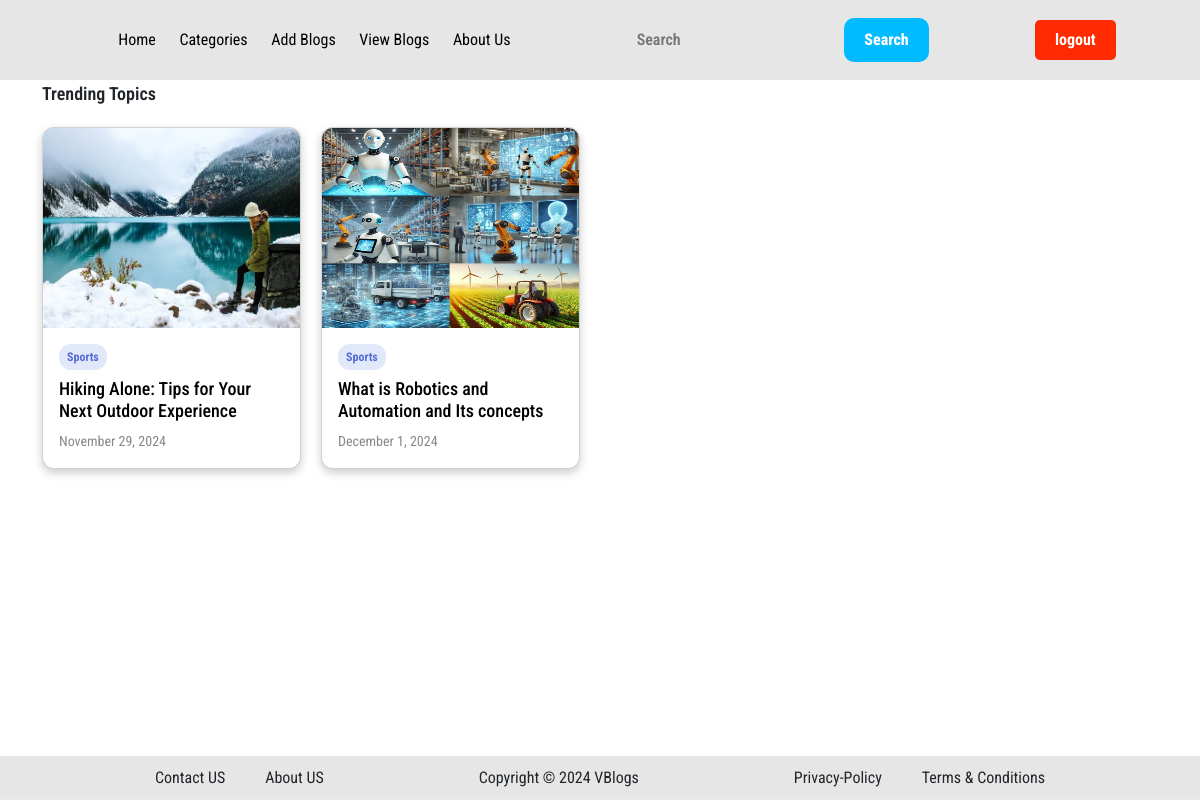
The app's page / (signed in) with its own data.
### posts/models.py (models this page shows, shortened)
class Blog(models.Model):
    blog_cat = models.ForeignKey(
        Category, on_delete=models.SET_NULL, null=True, blank=True
    )
    blog_title = models.CharField(max_length=100)
    blog_content = models.TextField()
    blog_image = models.ImageField(upload_to="Posts", null=True, blank=True)
    submitted_at = models.DateTimeField(auto_now_add=True, null=True, blank=True)

class Category(models.Model):
    cat_name = models.CharField(max_length=100)

### posts/views.py (the view)
# urls.py: 2. Add a URL to urlpatterns:  path('', views.home, name='home')
def home(request):
    posts = Blog.objects.filter(userblogs__is_published=True)
    page_name = "Home Page"
    categories = Category.objects.all()
    if request.GET.get("search"):
        posts = posts.filter(blog_title__icontains=request.GET.get("search"))
    return render(
        request,
        "posts/home.html",
        {"posts": posts, "categories": categories, "page_name": page_name},
    )

### posts/context_processors.py (called while the page is built)
def category_list(request):
    categories = Category.objects.all()
    return {'categories': categories}

### posts/templates/posts/home.html (shortened to what this page needs)
{% extends 'base.html' %}
{% load static %}
{% block css %}
  <link rel="stylesheet" href="{% static 'posts/home.css' %}" />
{% endblock %}
{% block body %}
  <div class="content-container container">
    <div class="trends-box">
      <span>Trending Topics</span>
    </div>
    <div class="card-container d-flex">
      {% if posts %}
        {% for post in posts %}
          <div class="card">
            <div class="card-image">
              <img onclick="location.href='{% url 'post' post.id %}'" src="{{ post.blog_image.url }}" alt="{{ post.blog_title }}" />
            </div>
            <div class="card-content">
              <span class="card-tag">{{ post.blog_cat.cat_name }}</span>
              <h3 class="card-title"><a href="{% url 'post' post.id %}">{{ post.blog_title }} </a></h3>
              <p class="card-date">{{ post.submitted_at|date:'F j, Y' }}</p>
            </div>
          </div>
        {% endfor %}
      {% else %}
        <p>No published posts available.</p>
      {% endif %}
    </div>
  </div>
{% endblock %}

### static/global.css (style rules this page uses)
* { margin: 0; padding: 0; box-sizing: border-box; font-family: "Roboto Condensed", sans-serif; }
body { padding-top: 80px; min-height: 100vh; }

### posts/static/posts/home.css (style rules this page uses)
.card-container { flex-direction: row; flex-wrap: wrap; height: auto; gap: 20px; margin: 20px 0 40px 0px; }
.card { background-color: white; border-radius: 12px; box-shadow: 0 4px 10px rgba(0, 0, 0, 0.2); overflow: hidden; width: calc(25% - 20px); display: flex; flex-direction: column; transition: 0.3s; min-height: 180px; }
.card-image { width: calc(100%); height: 200px; display: flex; justify-content: center; align-items: center; }
.card-image img { width: 100%; height: 100%; object-fit: fill; cursor: pointer; }
.card-content { padding: 16px; padding-bottom: 0; }
.card-tag { display: inline-block; background-color: #e0e8f9; color: #556cd6; font-size: 12px; padding: 4px 8px; border-radius: 12px; font-weight: bold; }
.card-title { font-size: 18px; color: #333; margin-top: 8px; margin-bottom: 8px; min-height: 40px; max-height: 48px; overflow: hidden; }
.card-title a { text-decoration: none; color: black }
.card-date { color: #888; font-size: 14px; margin-top: 10px; }
.trends-box span { font-size: 18px; font-weight: 600; }
.trends-box { max-width: 100%; }

### records on screen
Blog: blog_image (picture), blog_cat.cat_name "Sports", blog_title "Hiking Alone: Tips for Your Next Outdoor Experience", submitted_at "November 29, 2024"
Blog: blog_image (picture), blog_cat.cat_name "Sports", blog_title "What is Robotics and Automation and Its concepts", submitted_at "December 1, 2024"
